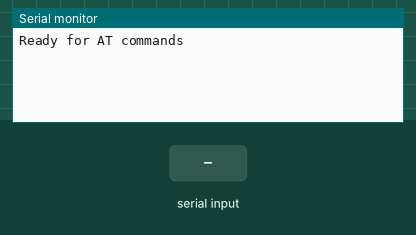
Simulated run of this sketch. Board: Arduino Uno, built with avr-gcc and run on an emulated ATmega328P. Shown: the last lines printed to the serial monitor. The inputs (shaded band) are chosen by the test bench.

Above: at 1.2 s.
1.3 s: "1" received over the second serial link
At 2.5 s:
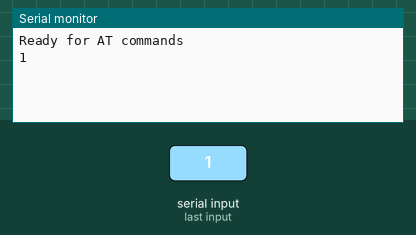
2.8 s: "0" received over the second serial link
At 3.8 s:
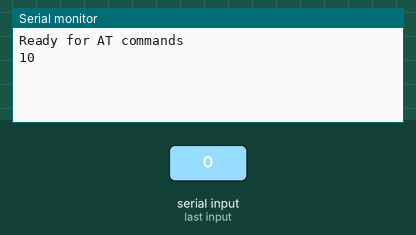

The sketch:

hc05_at_cmd.ino
```cpp
#include <SoftwareSerial.h>

// Script para enviar comandos AT al módulo HC-05
// HC-05 debe estar en modo configuración!

// Arduino RX (A4) <- Module TX
// Arduino TX (A5) -> Module RX
SoftwareSerial BT(18,19); // A4, A5

void setup(){
  Serial.begin(9600);
  BT.begin(38400);

  Serial.println("Ready for AT commands");
}

void loop(){
  if(BT.available())
    Serial.write(BT.read());

  if(Serial.available())
    BT.write(Serial.read());
}
```

Measured:
- after the input at 1.3 s, the serial monitor: prints a new line at once (image 1)
- after the input at 2.8 s, the serial monitor: prints a new line at once (image 2)
